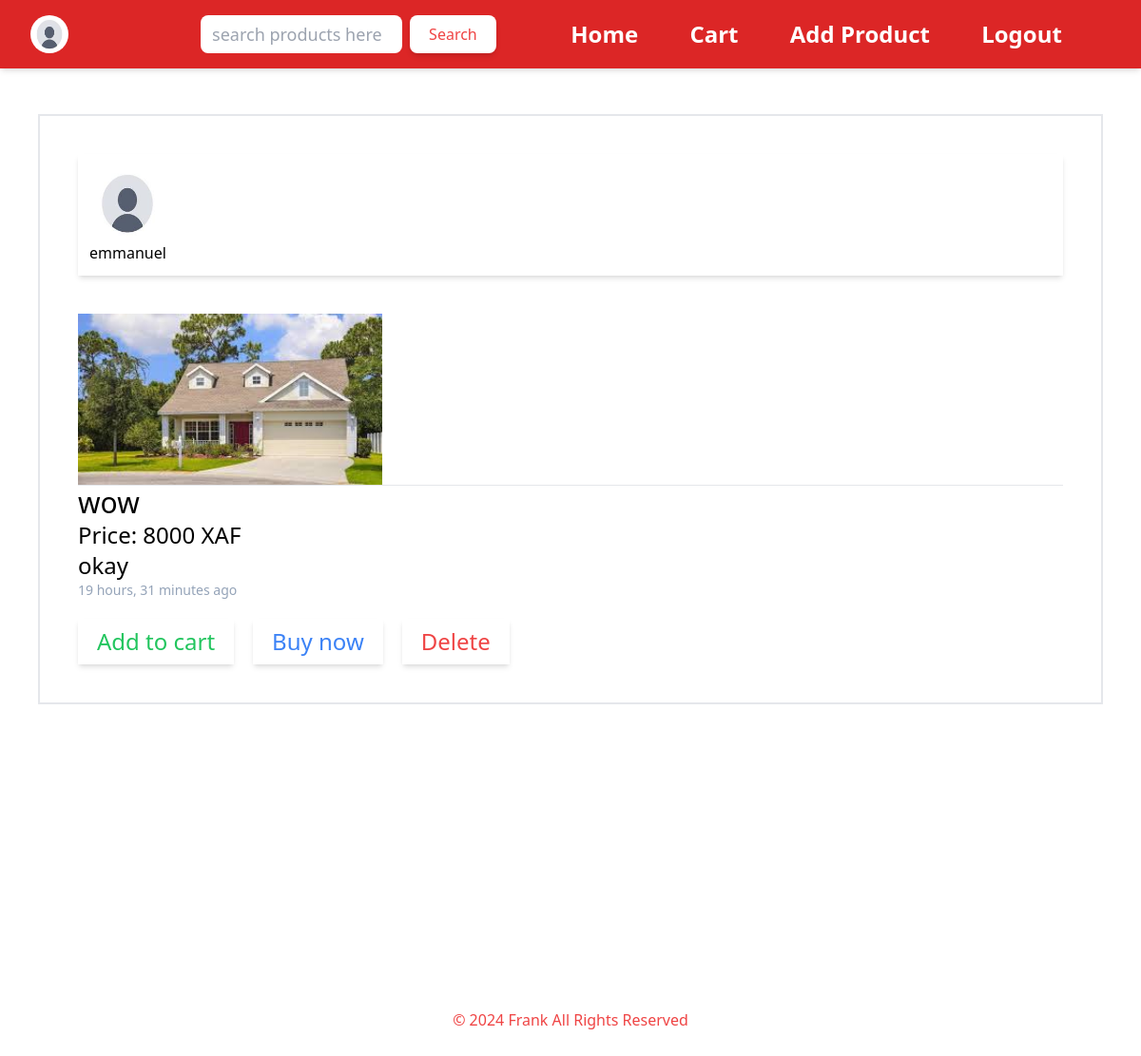
Screenshot of /product/7 (signed in) with the database file from the repository.
### shop/models.py (models this page shows, shortened)
class User(AbstractUser):
    name = models.CharField(max_length=200, null=True)
    email = models.EmailField(unique = True, null=True)
    avatar = models.ImageField(upload_to="images", default="images/profile.jpeg", null=True)
    address = models.CharField(max_length=200, null=True)
    code = models.IntegerField(unique=False, null=True)
    USERNAME_FIELD = 'email'
    REQUIRED_FIELDS = []

class Product(models.Model):
    name = models.CharField(max_length=200)
    description = models.TextField(null=True)
    image = models.ImageField(upload_to="images", null=True)
    price = models.PositiveIntegerField()
    seller = models.ForeignKey(User, on_delete=models.CASCADE)
    category = models.ForeignKey(Category, on_delete=models.CASCADE)
    updated = models.DateTimeField(auto_now=True)
    created = models.DateTimeField(auto_now_add=True)
    class Meta:
        ordering = ['-updated','-created']

### shop/views.py (the view)
# urls.py: path('product/<str:pk>', views.productDetails, name="product-details"),
def productDetails(request, pk):
    product = Product.objects.get(id=pk)
    context = {'product': product}
    return render(request, 'shop/product.html', context)

### shop/templates/shop/product.html (shortened to what this page needs)
{% extends "shop/main.html" %}
{% block content %}
<main class="mt-32 md:mt-20 border-2 border-sm p-2 md:p-10">
    <div class="mb-10 shadow-md p-3">
        <a href="{% url 'profile' product.seller.id %}">
            <img src="{{product.seller.avatar.url}}" alt="{{product.seller.name}}" class="w-20 h-20 rounded-full">
        </a>
        <h4>{{product.seller.username}}</h4>
    </div>
    <a href="{% url 'image' product.id%}">
        <img src="{{product.image.url}}" alt="{{product.name}}" class="w-80">
    </a> <hr>
    <h1 class="text-3xl font-medium">{{product.name}}</h1>
    <p class="text-2xl">Price: {{product.price}} XAF</p>
    <p class="text-2xl">{{product.description}}</p>
    <p class="text-sm text-slate-400">{{product.created|timesince}} ago</p>
    <div id="product" class="flex flex-row text-sm md:text-2xl md:w-2/3 md:space-x-5 justify-around md:justify-start mt-5">
        {% if request.user == product.seller  %}
        <a href="{% url 'delete' product.id %}" class="text-red-500 shadow-md px-5 py-2">Delete</a>
        <a href="{% url 'editproduct' product.id %}" class="text-blue-500 shadow-md px-5 py-2">Edit</a>
        {% elif request.user.is_superuser %}
        <a href="{% url 'addtocart' product.id %}" class="text-green-500 shadow-md px-5 py-2">Add to cart</a>
        <a href="{% url 'order' product.id %}" class="text-blue-500 shadow-md px-5 py-2">Buy now</a>
        <a href="{% url 'delete' product.id %}" class="text-red-500 shadow-md px-5 py-2">Delete</a>
        {% else %}
        <a href="{% url 'addtocart' product.id %}" class="text-green-500 shadow-md px-5 py-2">Add to cart</a>
        <a href="{% url 'order' product.id %}" class="text-blue-500 shadow-md px-5 py-2">Buy now</a>
        {% endif %}
    </div>
</main>
{% endblock %}

### shop/templates/shop/navbar.html (shortened to what this page needs)
<div class="w-full fixed flex flex-row px-4 bg-red-600 top-0 left-0 text-white items-center  shadow-md gap-1">
    <a href="{% url 'profile' request.user.id %}" class="w-2/6 md:w-1/6 m-4">
        <div class="logo text-6xl font-bold w-full flex flex-row items-center gap-5">
            {% if request.user.is_authenticated %}
            <img src="{{request.user.avatar.url}}" alt="ProfilePicture" class="w-10 h-10 rounded-full">
            {% else %}
            <h1 class="text-3xl">Logo</h1>
            {% endif %}
        </div>
    </a>
                <form action="{% url 'home' %}" class="flex w-full lg:w-2/6  justify-start space-x-2 ">
                    <input type="text" name="q" placeholder="search products here" class="w-2/3
                    font-normal  text-black rounded-lg text-lg px-3"
                    >
                    <button type="submit" class="md:px-5 md:py-2 px-2 py-1 shadow-md rounded-lg bg-white text-red-500">Search</button>
                </form>
    <div id="content" class="hidden lg:w-4/6 w-full absolute
                                lg:relative flex flex-col md:bg-red-600 bg-red-100 top-[100%]
                                lg:-top-1 lg:flex lg:flex-row
                                lg:justify-between items-start  px-10 right-0 h-[50vh] md:h-[120%]
                                transition-all duration-2000 ease-in-out pt-10   lg:py-0 ">
        <ul class="flex lg:flex-row justify-center lg:justify-around items-center
                    lg:items-end w-full font-bold text-2xl flex-col space-y-2 text-slate-600 md:text-white">
            <li class="hover:bg-red-300 "><a href="{% url 'home' %}"  >Home</a></li>
            <li class="hover:bg-red-300"><a href="{% url 'cart' %}" >Cart</a></li>
            <li class="hover:bg-red-300"><a href="{% url 'addproduct' %}" class="">Add Product</a></li>
            {% if request.user.is_authenticated %}
            <li class="hover:bg-red-300"><a href="{% url 'logout' %}">Logout</a> </li>
            {% else %}
            <li class="hover:bg-red-300"><a href="{% url 'login' %}">Login</a> </li>
            <li class="hover:bg-red-300"><a href="{% url 'signup' %}">Signup</a></li>
            {% endif %}
        </ul>
    </div>
</div>

### static/styles/style.css (style rules this page uses)
input { outline: none; width: 100%; }

### rows the page displays
User: user.avatar (placeholder picture)
Product: seller.avatar (placeholder picture), seller.username "emmanuel", image (picture), name "wow", price "8000", description "okay", created "19 hours, 31 minutes"
